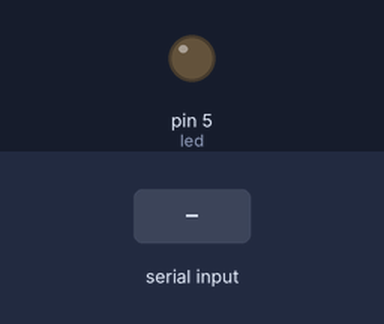
The sketch below on a simulated Arduino Uno, built with avr-gcc and run on an emulated ATmega328P. On the bench: output pins drawn as LEDs (lit = HIGH). The test bench sets the inputs (shaded band).

Above: at 1.2 s.
1.3 s: "1" received over Serial
At 1.8 s:
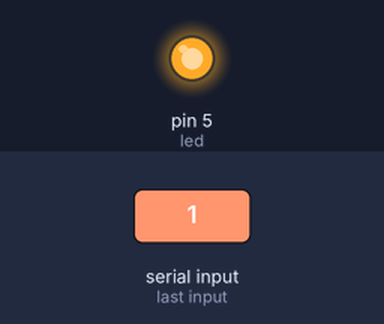
Timing chart, 0 to 4.3 s (numbered marks = the images above; inputs shaded):
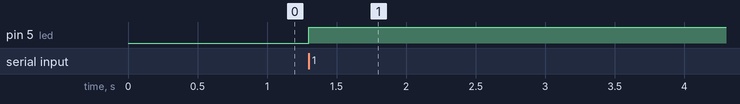

The sketch:

Comunicacion_UART_Receptor.ino
```cpp
int led = 5;
int estado = 0;
void setup()
{
  pinMode(led, OUTPUT);
  Serial.begin(9600);
}

void loop()
{
  if (Serial.available()) {
    estado = Serial.read();
	}

  if (estado == '1') {
    digitalWrite(led, HIGH);
    delay(1000);
	}
}
```

Measured:
- after the input at 1.3 s, pin 5 (led): LOW → HIGH at once
